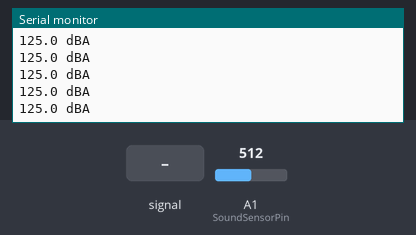
Bench run of a sketch on a simulated Arduino Uno, built with avr-gcc and run on an emulated ATmega328P. Shown: the last lines printed to the serial monitor. The inputs (shaded band) are chosen by the test bench; at power-on: A1 (SoundSensorPin) = 512.

Above: at 1.2 s.
1.3 s: A1 (SoundSensorPin) fed a 200 Hz sine of ±81 counts around its level
At 1.33 s:
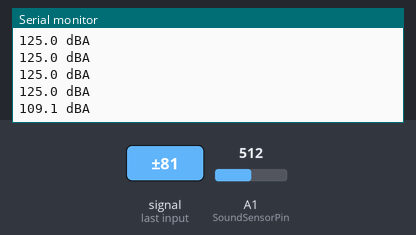
2.8 s: A1 (SoundSensorPin) set to 716
At 2.84 s:
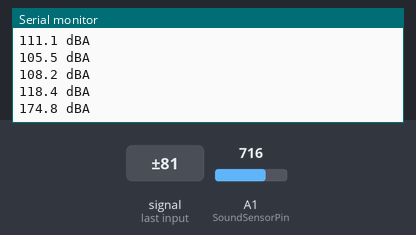
4.3 s: A1 (SoundSensorPin) fed a 1000 Hz sine of ±255 counts around its level
At 4.36 s:
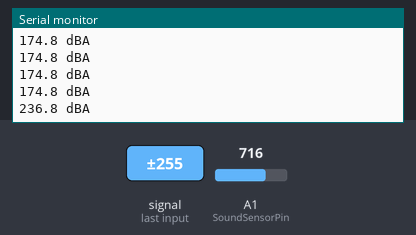
5.8 s: A1 (SoundSensorPin) set to 511
At 5.83 s:
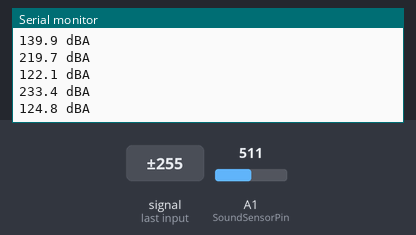
Timing chart, 0 to 8.3 s (numbered marks = the images above; inputs shaded):
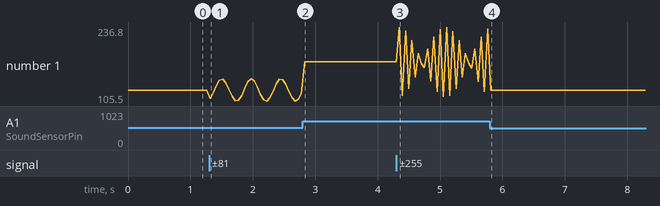

Measured:
- after the input at 1.3 s, the serial monitor: prints a new line at once (image 1)
- after the input at 2.8 s, the serial monitor: prints a new line at once (image 2)
- after the input at 4.3 s, the serial monitor: prints a new line after 0.05 s (image 3)
- after the input at 5.8 s, the serial monitor: prints a new line at once (image 4)
- plotted number 1: 125 → 118.4 after the input at 1.3 s, 118.4 → 174.8 after the input at 2.8 s, 174.8 → 233.4 after the input at 4.3 s, 233.4 → 124.8 after the input at 5.8 s

The sketch:

sound_level_meter.ino
```cpp
#define SoundSensorPin A1  //read analog voltage from the sound level meter
#define VREF  5.0  //voltage on REF

void setup()
{
    Serial.begin(115200);
}

void loop()
{
    float voltageValue,dbValue;
    voltageValue = analogRead(SoundSensorPin) / 1024.0 * VREF;
    dbValue = voltageValue * 50.0;  //convert voltage to dB
    Serial.print(dbValue,1);
    Serial.println(" dBA");
    delay(50);
}
```
